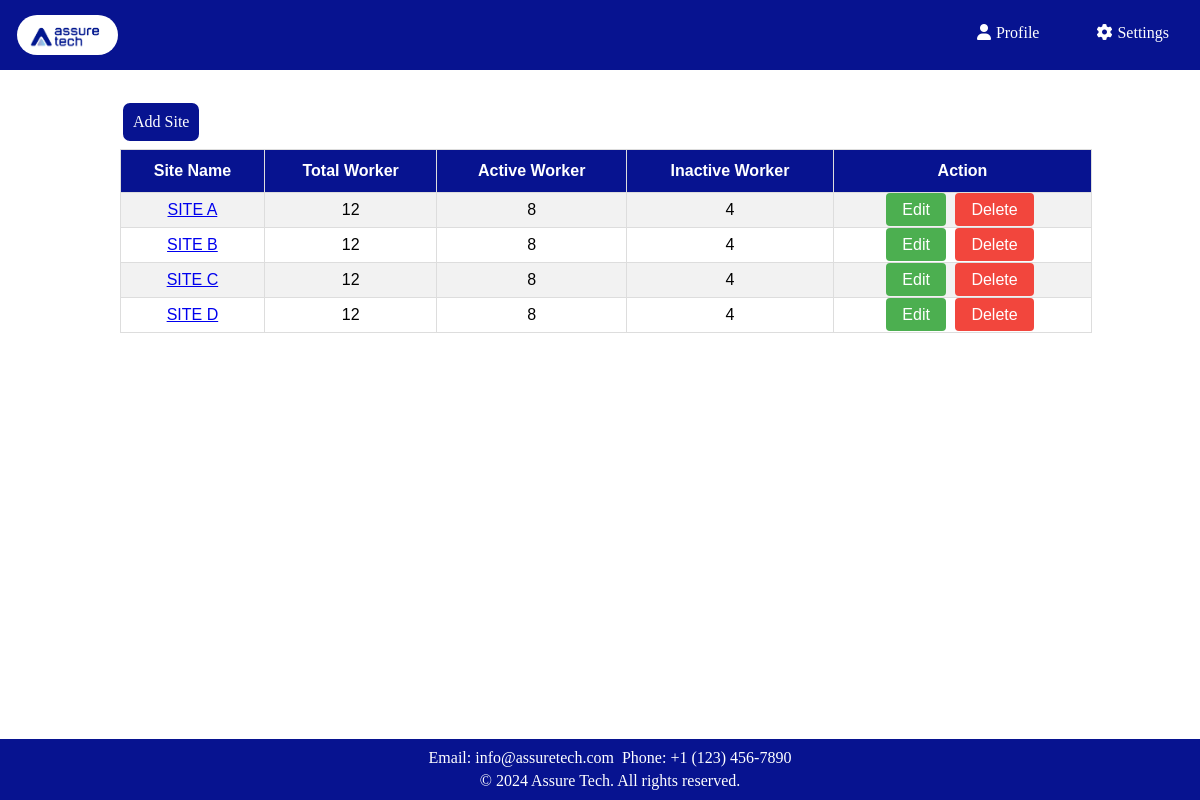
The app's page /sites/ with its own data.
### app1/models.py (models this page shows, shortened)
class Site(models.Model):
    name = models.CharField(max_length=100)

### app1/views.py (the view)
# urls.py: path('sites/',views.site_view,name='sites'),
def site_view(request):
    sites = Site.objects.all()
    total_users = UserEnrolled.objects.count()
    active_users = UserEnrolled.objects.filter(status='active').count()
    inactive_users = UserEnrolled.objects.filter(status='inactive').count()
    print(f"Total Users: {total_users}, Active Users: {active_users}, Inactive Users: {inactive_users}")
    return render(request, 'app1/site.html', {
        'sites': sites,
        'total_users': total_users,
        'active_users': active_users,
        'inactive_users': inactive_users,
    })

### app1/templates/app1/site.html (shortened to what this page needs)
<!DOCTYPE html>
<html lang="en">
<head>
    {% load static %}
    <link rel="stylesheet" href="https://cdnjs.cloudflare.com/ajax/libs/font-awesome/6.0.0/css/all.min.css">
</head>
<body>
    <div class="nav">
        <a class="logo" href="#"><img src="{% static 'app1/images/logo.jpg' %}" alt="Logo"></a>
        <div class="dropdown">
            <a href="#" class="dropbtn"><i class="fas fa-user"></i>Profile</a>
        </div>
        <div class="dropdown">
            <a href="#" class="dropbtn"><i class="fas fa-cog"></i>Settings</a>
        </div>
    </div>
    <div class="user">
        <a class="add" href="{% url 'add_site' %}">Add Site</a>
    </div>
    <div id="table-container">
        <table id="customers">
            <tr>
                <th>Site Name</th>
                <th>Total Worker</th>
                <th>Active Worker</th>
                <th>Inactive Worker</th>
                <th>Action</th>
            </tr>
            {% for site in sites %}
            <tr>
                <td><a href="{% url 'management' %}">{{ site.name }}</a></td>
                <td>{{ total_users }}</td>
                <td>{{ active_users }}</td>
                <td>{{ inactive_users }}</td>
                <td>
                    <a href="{% url 'edit_sites' site.id %}" class="edit-btn">Edit</a>
                    <a href="{% url 'delete_sites' site.pk %}" class="delete-btn">Delete</a>
                </td>
            </tr>
            {% endfor %}
        </table>
    </div>
    <footer>
            <p>Email: info@assuretech.com</p>
            <p>Phone: +1 (123) 456-7890</p>
        <div class="footer-bottom">
            <p>&copy; 2024 Assure Tech. All rights reserved.</p>
        </div>
    </footer>
</body>
</html>

### app1/templates/app1/site.html (style rules this page uses)
body { font-family: verdana; width: 100%; margin: 0; }
header, footer { position: fixed; width: 100%; background-color: #071390; color: white; text-align: center; z-index: 1000; }
.nav { overflow: hidden; width: 100%; padding: 10px; text-align: center; background-color: #071390; z-index: 100; display: flex; justify-content: space-between; }
.nav a, .nav .logo { padding: 5px; color: white; text-decoration: none; display: inline-block; margin: 0 2px; flex: 1; }
.nav .logo img { max-height: 40px; margin-right: 10px; float: left; border-radius: 20px; }
.nav .dropdown .dropbtn { font-size: 16px; border: none; outline: none; color: white; padding: 14px 16px; background-color: inherit; font-family: inherit; margin-top: 0px; margin-left: 0px; margin-right: 25px; }
#table-container { margin-top: 5px; margin-left: 120px; margin-right: 280px; width: 90%; }
#customers { font-family: Arial, Helvetica, sans-serif; border-collapse: collapse; width: 90%; }
#customers td, #customers th { border: 1px solid #ddd; padding: 8px; text-align: center; }
#customers tr:nth-child(even) { background-color: #f2f2f2; }
#customers th { padding-top: 12px; padding-bottom: 12px; text-align: center; background-color: #071390; color: white; }
.edit-btn, .delete-btn { background-color: #4CAF50; color: white; padding: 8px 16px; border: none; border-radius: 4px; cursor: pointer; margin-right: 5px; text-decoration: none; }
.delete-btn { background-color: #f2463d; }
.nav a i { margin-right: 5px; }
footer { position: fixed; bottom: 0; width: 100%; background-color: #071390; color: white; text-align: center; padding: 10px; z-index: 1000; }
footer h4, footer p { white-space: nowrap; margin: 0; padding: 2px; display: inline; }
.footer-bottom { white-space: nowrap; padding-top: 5px; }
.footer-bottom p { margin: 0; }
.add { background-color: #071390; color: white; padding: 10px; border: solid; margin-top: 20px; display: inline-block; text-decoration: none; border-radius: 10px 10px; }
.user { text-align: left; margin-top: 10px; margin-left: 120px; }

### records on screen
Site: name "SITE A", total_users "12", active_users "8", inactive_users "4"
Site: name "SITE B", total_users "12", active_users "8", inactive_users "4"
Site: name "SITE C", total_users "12", active_users "8", inactive_users "4"
Site: name "SITE D", total_users "12", active_users "8", id "4"
